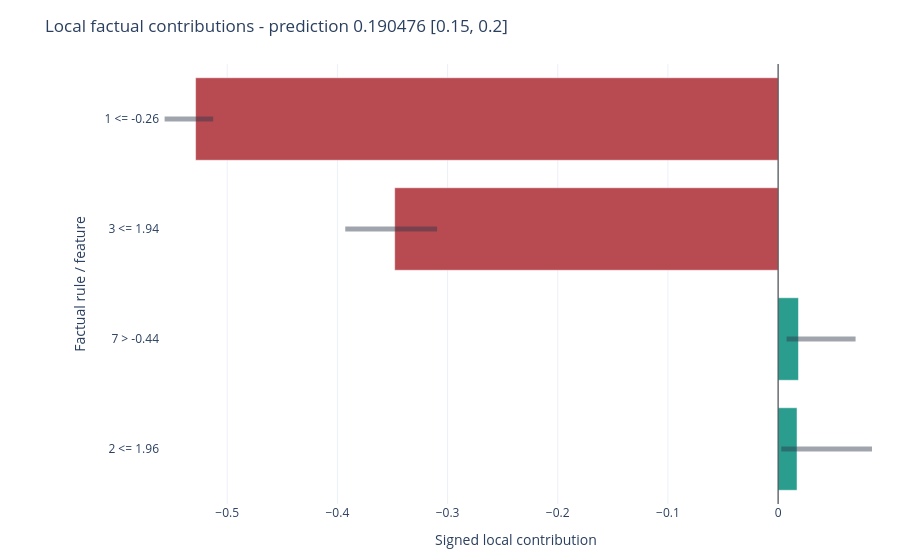

The code cell stored with this chart in its notebook:
### Code cell
factual[0].plot(
    style="plotly.local.factual_bars",
    show=True,
    show_uncertainty=True,
);
factual[0].plot(uncertainty=True,
)

### Figure 1 — Plotly figure (JSON) as saved in the notebook; plotly's stock layout.template omitted (floating-point values rounded to 4 significant figures)
{"data": [{"hovertemplate": "%{hovertext}<extra></extra>", "hovertext": ["Rule: 1 <= -0.26<br>Feature: 1<br>Feature index: 1<br>Current value: -0.8627926519554797<br>Contribution: -0.528694<br>Contribution interval: [-0.556814, -0.512776]<br>Interval width: 0.0440379<br>Crosses zero: no<br>Prediction: 0.190476<br>Prediction interval: [0.15, 0.2]<br>Task: classification<br>Mode: classification", "Rule: 3 <= 1.94<br>Feature: 3<br>Feature index: 3<br>Current value: -0.13638251139451696<br>Contribution: -0.347985<br>Contribution interval: [-0.392857, -0.309524]<br>Interval width: 0.0833333<br>Crosses zero: no<br>Prediction: 0.190476<br>Prediction interval: [0.15, 0.2]<br>Task: classification<br>Mode: classification", "Rule: 7 > -0.44<br>Feature: 7<br>Feature index: 7<br>Current value: -0.18498778519027181<br>Contribution: +0.0184776<br>Contribution interval: [0.00768588, 0.0703008]<br>Interval width: 0.0626149<br>Crosses zero: no<br>Prediction: 0.190476<br>Prediction interval: [0.15, 0.2]<br>Task: classification<br>Mode: classification", "Rule: 2 <= 1.96<br>Feature: 2<br>Feature index: 2<br>Current value: -0.3144797178251141<br>Contribution: +0.0171668<br>Contribution interval: [0.002886, 0.085213]<br>Interval width: 0.082327<br>Crosses zero: no<br>Prediction: 0.190476<br>Prediction interval: [0.15, 0.2]<br>Task: classification<br>Mode: classification"], "marker": {"color": ["#b84a51", "#b84a51", "#2a9d8f", "#2a9d8f"]}, "name": "contribution", "orientation": "h", "type": "bar", "x": [-0.5287, -0.348, 0.01848, 0.01717], "y": ["1 <= -0.26", "3 <= 1.94", "7 > -0.44", "2 <= 1.96"]}, {"hoverinfo": "skip", "line": {"color": "rgba(45, 55, 72, 0.45)", "width": 5}, "mode": "lines", "name": "contribution interval", "showlegend": false, "type": "scatter", "x": [-0.5568, -0.5128, null, -0.3929, -0.3095, null, 0.007686, 0.0703, null, 0.002886, 0.08521, null], "y": ["1 <= -0.26", "1 <= -0.26", null, "3 <= 1.94", "3 <= 1.94", null, "7 > -0.44", "7 > -0.44", null, "2 <= 1.96", "2 <= 1.96", null]}], "layout": {"bargap": 0.25, "margin": {"b": 56, "l": 160, "r": 28, "t": 64}, "shapes": [{"line": {"color": "#333333", "width": 1}, "type": "line", "x0": 0, "x1": 0, "xref": "x", "y0": 0, "y1": 1, "yref": "y domain"}], "showlegend": false, "title": {"text": "Local factual contributions - prediction 0.190476 [0.15, 0.2]"}, "xaxis": {"title": {"text": "Signed local contribution"}}, "yaxis": {"autorange": "reversed", "title": {"text": "Factual rule / feature"}}}}
